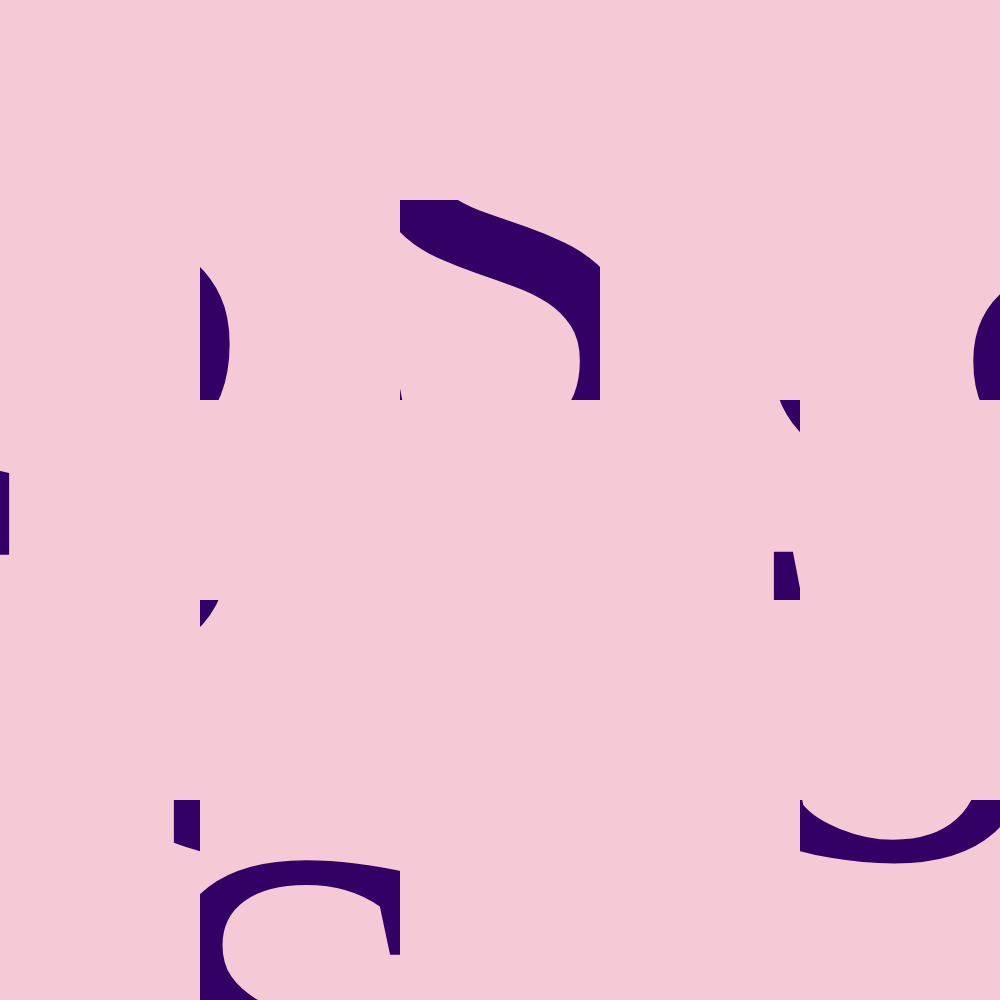
Frame 1 (no input)
Frame 60 (no input): identical to frame 1, image omitted
Frame 120 (the mouse pressed at the canvas centre since frame 60): identical to frame 1, image omitted

The p5.js sketch that drew this single still picture (run headless with seeded random() and noise() and a simulated clock; from frame 60 on, the mouse is pressed at the canvas centre):

// p5.js sketch
// ── sketch.js
//i wanted this to be a random tiled canvas that keeos switching tiles but it didnt work
// this code is now kind of like a puzzle u have to click on a piece and drag to move it to a different location
//however when u select and drag a piece it starts moving pieces around it too sometimes i cannot figure out why
// help - https://www.youtube.com/watch?v=uQZLzhrzEs4

let tiles = [];
let tileSize = 200;
let selectedTile = null;
let selectedTileIndex = null;

function setup() {
  createCanvas(1000, 1000);
  background('#F6C9D6');
  textSize(600);
  textFont('myCustomTypeface');
  textAlign(CENTER, CENTER);
  fill('#330066');
  text('S', width/2, height/2);
  for (let y = 0; y < 5; y++) {
    for (let x = 0; x < 5; x++) {
      let tile = createImage(tileSize, tileSize);
      tile.copy(get(x*tileSize, y*tileSize, tileSize, tileSize), 0, 0, tileSize, tileSize, 0, 0, tileSize, tileSize);
      tiles.push(tile);
    }
  }
  shuffle(tiles, true);
}

function draw() {
  background('#F6C9D6');
  for (let i = 0; i < tiles.length; i++) {
    let x = i % 5;
    let y = floor(i / 5);
    let tileX = x * tileSize;
    let tileY = y * tileSize;
    if (tiles[i] === selectedTile) {
      stroke(255, 0, 0);
      strokeWeight(5);
    } else {
      noStroke();
    }
    image(tiles[i], tileX, tileY);
  }
}

function mousePressed() {
  for (let i = 0; i < tiles.length; i++) {
    let x = i % 5;
    let y = floor(i / 5);
    let tileX = x * tileSize;
    let tileY = y * tileSize;
    if (mouseX >= tileX && mouseX < tileX + tileSize && mouseY >= tileY && mouseY < tileY + tileSize) {
      selectedTile = tiles[i];
      selectedTileIndex = i;
      break;
    }
  }
}

function mouseDragged() {
  if (selectedTile !== null) {
    let currentIndex = null;
    for (let i = 0; i < tiles.length; i++) {
      let x = i % 5;
      let y = floor(i / 5);
      let tileX = x * tileSize;
      let tileY = y * tileSize;
      if (mouseX >= tileX && mouseX < tileX + tileSize && mouseY >= tileY && mouseY < tileY + tileSize) {
        currentIndex = i;
        break;
      }
    }
    if (currentIndex !== null && currentIndex !== selectedTileIndex) {
      swap(tiles, selectedTileIndex, currentIndex);
      selectedTileIndex = currentIndex;
    }
  }
}

function mouseReleased() {
  selectedTile = null;
  selectedTileIndex = null;
}

function swap(arr, i, j) {
  let temp = arr[i];
  arr[i] = arr[j];
  arr[j] = temp;
}
